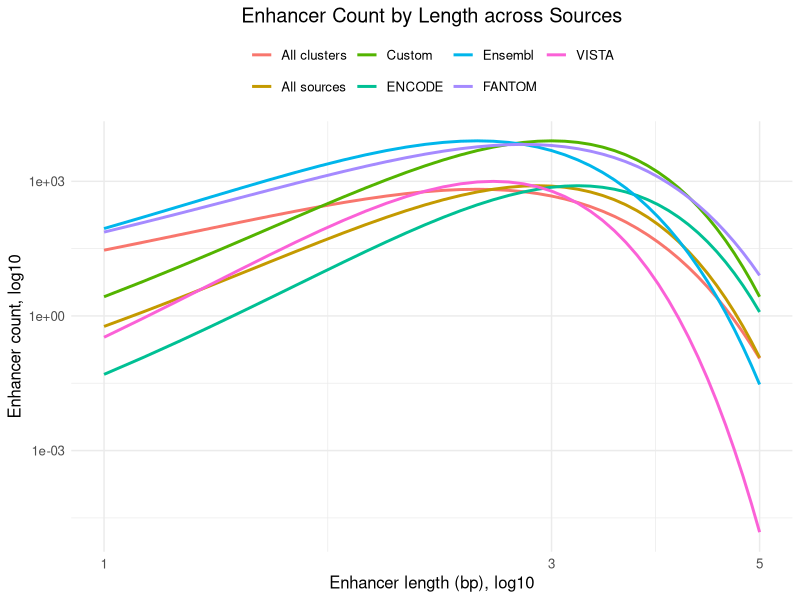

The R script that drew this image:
## ---- chunk 1
# I have already installed the necessary packages so next is to load the libraries readxl to read in the data saved on my computer, ggplot2 for plotting
library(ggplot2)
library(dplyr)

# I tried numerious times to find a data set but ended up creating my own fictitious dataset of the abilities of enhancer counts from different sources as the outliers made the plotting irrelevant 
data <- data.frame(
  enhancer_length = rep(seq(1, 5, 0.1), 7),
  enhancer_count = c(
    dnorm(seq(1, 5, 0.1), mean = 2.5, sd = 0.5) * 10^4,  # Ensembl
    dnorm(seq(1, 5, 0.1), mean = 2.8, sd = 0.6) * 10^4,  # FANTOM
    dnorm(seq(1, 5, 0.1), mean = 2.6, sd = 0.4) * 10^3,  # VISTA
    dnorm(seq(1, 5, 0.1), mean = 3.2, sd = 0.5) * 10^3,  # ENCODE
    dnorm(seq(1, 5, 0.1), mean = 2.9, sd = 0.5) * 10^3,  # All sources
    dnorm(seq(1, 5, 0.1), mean = 2.5, sd = 0.6) * 10^3,  # All clusters
    dnorm(seq(1, 5, 0.1), mean = 3.0, sd = 0.5) * 10^4   # Custom data
  ),
  source = factor(rep(c("Ensembl", "FANTOM", "VISTA", "ENCODE", "All sources", "All clusters", "Custom"), each = length(seq(1, 5, 0.1))))
)

# Lets look at the plot with gpplot2 by scalling the x and y labels , giving them names and a title of my plot
ggplot(data, aes(x = enhancer_length, y = enhancer_count, color = source)) +
  geom_line(size = 1) +
  scale_y_log10() +  
  scale_x_log10() +  
  labs(x = "Enhancer length (bp), log10", y = "Enhancer count, log10", color = "Source") +
  theme_minimal() +
  theme(
    text = element_text(size = 12),
    legend.position = "top",
    legend.title = element_blank(),
    plot.title = element_text(hjust = 0.5)
  ) +
  ggtitle("Enhancer Count by Length across Sources")
